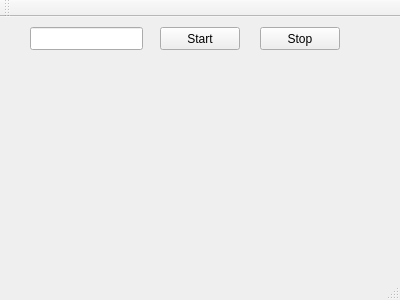
<?xml version="1.0" encoding="UTF-8"?>
<ui version="4.0">
 <class>MainWindow</class>
 <widget class="QMainWindow" name="MainWindow">
  <property name="geometry">
   <rect>
    <x>0</x>
    <y>0</y>
    <width>400</width>
    <height>300</height>
   </rect>
  </property>
  <property name="windowTitle">
   <string>MainWindow</string>
  </property>
  <widget class="QWidget" name="centralWidget">
   <widget class="QLineEdit" name="device">
    <property name="geometry">
     <rect>
      <x>30</x>
      <y>10</y>
      <width>113</width>
      <height>23</height>
     </rect>
    </property>
   </widget>
   <widget class="QPushButton" name="startCapture">
    <property name="geometry">
     <rect>
      <x>160</x>
      <y>10</y>
      <width>80</width>
      <height>23</height>
     </rect>
    </property>
    <property name="text">
     <string>Start</string>
    </property>
   </widget>
   <widget class="QPushButton" name="stopCapture">
    <property name="geometry">
     <rect>
      <x>260</x>
      <y>10</y>
      <width>80</width>
      <height>23</height>
     </rect>
    </property>
    <property name="text">
     <string>Stop</string>
    </property>
   </widget>
  </widget>
  <widget class="QMenuBar" name="menuBar">
   <property name="geometry">
    <rect>
     <x>0</x>
     <y>0</y>
     <width>400</width>
     <height>20</height>
    </rect>
   </property>
  </widget>
  <widget class="QToolBar" name="mainToolBar">
   <attribute name="toolBarArea">
    <enum>TopToolBarArea</enum>
   </attribute>
   <attribute name="toolBarBreak">
    <bool>false</bool>
   </attribute>
  </widget>
  <widget class="QStatusBar" name="statusBar"/>
 </widget>
 <layoutdefault spacing="6" margin="11"/>
 <resources/>
 <connections/>
</ui>
